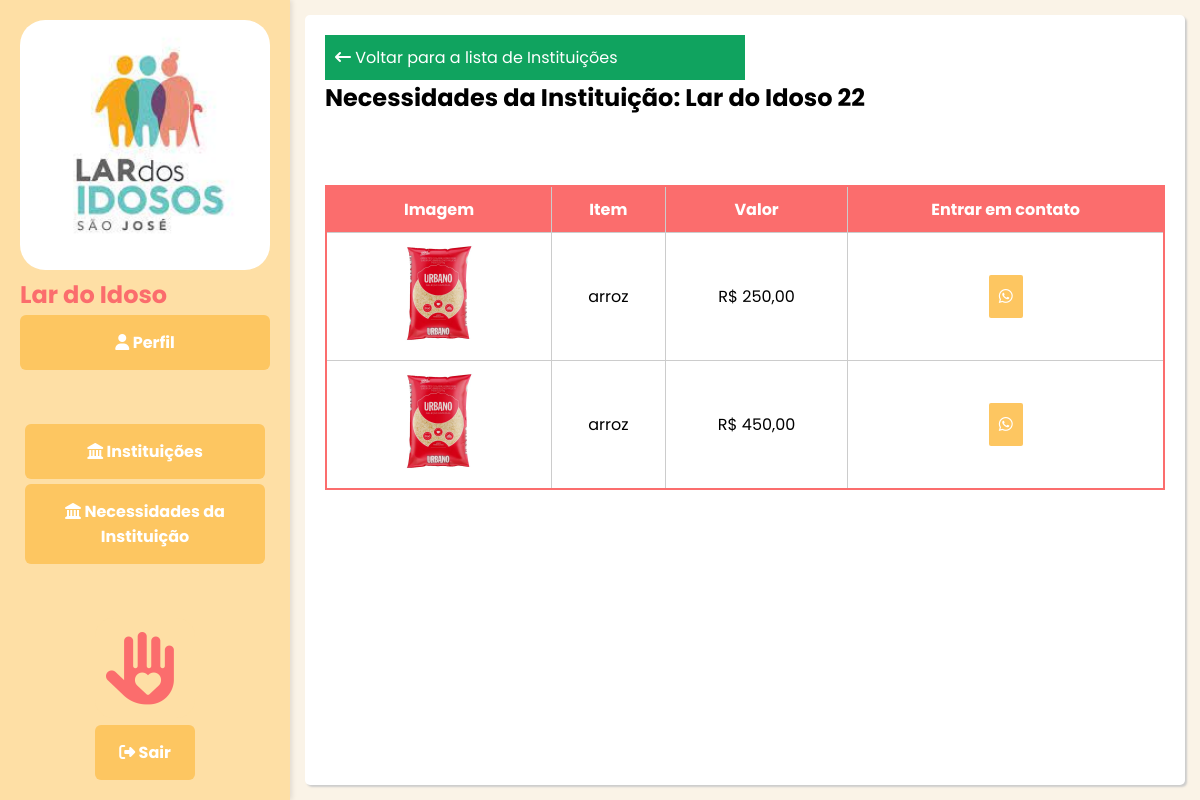
Page /necessidades?id=8 (signed in) on the committed database.
### tables this page shows
CREATE TABLE `tb_instituicao` (
  `id` int(11) NOT NULL,
  `endereco` int(11) NOT NULL,
  `email` varchar(30) NOT NULL,
  `senha` varchar(30) NOT NULL,
  `nome_fantasia` varchar(30) NOT NULL,
  `descricao` varchar(255) NOT NULL,
  `cnpj` varchar(20) NOT NULL,
  `fone` varchar(11) NOT NULL,
  `obs` varchar(100) NOT NULL,
  `img` varchar(200) NOT NULL,
  `instagram` varchar(255) NOT NULL
);

CREATE TABLE `tb_instituicao_necessidades` (
  `id` int(11) NOT NULL,
  `instituicao_id` int(11) NOT NULL,
  `item` varchar(255) NOT NULL,
  `valor` decimal(10,2) NOT NULL,
  `img` varchar(255) DEFAULT NULL
);

### classes/Instituicao.php (called while the page is built, shortened)
<?php
class Instituicao {
    public static function listarNecessidades($instituicaoId) {
        try {
            $pdo = MySql::conectar();
            $sql = $pdo->prepare("SELECT * FROM tb_instituicao_necessidades WHERE instituicao_id = ?");
            $sql->execute([$instituicaoId]);
            return $sql->fetchAll(PDO::FETCH_ASSOC);
        } catch (PDOException $e) {
            error_log("Erro ao listar necessidades: " . $e->getMessage());
            return [];
        }
    }
    public static function obterInstituicaoPorId($instituicao_id) {
        try {
            $pdo = MySql::conectar();
            $sql = $pdo->prepare("SELECT * FROM `tb_instituicao` WHERE id = ?");
            $sql->execute([$instituicao_id]);
            $instituicao = $sql->fetch(PDO::FETCH_ASSOC);
            $sql = $pdo->prepare("SELECT * FROM `tb_endereco` WHERE id = ?");
            $sql->execute([$instituicao['endereco']]);
            $endereco = $sql->fetch(PDO::FETCH_ASSOC);
            return ['instituicao' => $instituicao, 'endereco' => $endereco];
        } catch (PDOException $e) {
            error_log("Erro ao obter instituição por ID: " . $e->getMessage());
            return [];
        }
    }
}

### pages/necessidades.php (the view)
<?php
if (isset($_GET['id'])) {
    $instituicao_id = $_GET['id'];
    $instituicao = Instituicao::obterInstituicaoPorId($instituicao_id);
    $necessidades = Instituicao::listarNecessidades($instituicao_id);
} else {
    echo "Instituição não encontrada.";
    exit;
}
?>
<div class="container">
    <a class="voltar" href="instituicao"> <i class="fa-solid fa-arrow-left-long"></i> Voltar para a lista de Instituições</a>
    <h2>Necessidades da Instituição: <?php echo $instituicao['instituicao']['nome_fantasia']; ?></h2>
    <br><br>
    <?php if (!empty($necessidades)): ?>
        <table class="instituicoes" style="width: 100%; border-collapse: collapse; text-align: left;">
            <thead>
                <tr>
                    <th>Imagem</th>
                    <th>Item</th>
                    <th>Valor</th>
                    <th>Entrar em contato</th>
                </tr>
            </thead>
            <tbody>
                <?php foreach ($necessidades as $necessidade): ?>
                    <tr>
                        <td>
                            <?php if (!empty($necessidade['img'])): ?>
                                <img src="<?php echo $necessidade['img']; ?>" alt="Imagem do item" style="width: 100px; height: auto;">
                            <?php else: ?>
                                Sem imagem
                            <?php endif; ?>
                        </td>
                        <td><?php echo $necessidade['item']; ?></td>
                        <td>R$ <?php echo number_format($necessidade['valor'], 2, ',', '.'); ?></td>
                        <td><a href="https://wa.me/<?php echo $instituicao['instituicao']['fone']?>?text=Gostaria de ajudar com o item: <?php echo $necessidade['item']?>"><i class="fa-brands fa-whatsapp"></i></a></td>
                    </tr>
                <?php endforeach; ?>
            </tbody>
        </table>
    <?php else: ?>
        <p>Esta instituição não possui necessidades cadastradas.</p>
    <?php endif; ?>
</div>

### index.php (shortened to what this page needs)
<?php
$url = isset($_GET['url']) ? $_GET['url'] : 'index';
$url = basename($url);
$pagePath = "pages/" . $url . ".php";
$publicPages = ['login-instituicao','cadastro-instituicao', 'login', 'cadastro'];
if (isset($_SESSION['login']) || in_array($url, $publicPages)) {
    if (file_exists($pagePath)) {
        if (!in_array($url, $publicPages)) {
            include("components/sidebar.php");
        }
        include($pagePath);
        if (!in_array($url, $publicPages)) {
            include("components/footer.php");
        }
    } else {
        include("pages/404.php");
    }
} else {
    include("pages/login.php");
}

### components/sidebar.php (shortened to what this page needs)
<?php
$url = isset($_GET['url']) ? $_GET['url'] : 'home';
?>
<!DOCTYPE html>
<html lang="pt-br">
<head>
    <link rel="stylesheet" href="<?php echo INCLUDE_PATH; ?>public/styles/style.css">
</head>
<body>
<div class="container-main">
    <div class="sidebar">
        <div class="profile">
            <a href="perfil" style="width: 100%; text-decoration: none;">
                <?php if ($_SESSION['tipo'] == 'instituicao') { ?>
                    <img class="logo_inst" src="<?php echo $_SESSION['img']; ?>" alt="Imagem da Instituição - <?php echo $_SESSION['nome']; ?>">
                <?php } ?>
                <h2><?php echo $_SESSION['nome']; ?></h2>
                <a style="margin-top: 3px;" class="logout" href="<?php echo INCLUDE_PATH; ?>perfil" class="button"><i class="fa-solid fa-user"></i> Perfil</a>
            </a>
        </div>
        <nav class="menu">
            <ul>
            <li>
                <li><a href="<?php echo INCLUDE_PATH; ?>instituicao"><i class="fa-solid fa-landmark"></i> Instituições</a></li>
                <?php if ($_SESSION['tipo'] == 'instituicao') { ?>
                    <li><a href="<?php echo INCLUDE_PATH; ?>necessidades-inst"><i class="fa-solid fa-landmark"></i> Necessidades da Instituição</a></li>
                <?php }?>
            </ul>
        </nav>
        <div>
            <img class="logo" src="<?php echo INCLUDE_PATH; ?>/public/images/logo.png" alt="Logo CompartilhaAção">
            <a class="logout" href="<?php echo INCLUDE_PATH; ?>logout.php" class="button"><i class="fa-solid fa-right-from-bracket"></i> Sair</a>
        </div>
    </div>
    <div class="main">

### components/footer.php
</div>
</div>
</body>
</html>

### public/styles/style.css (style rules this page uses)
* { margin: 0; padding: 0; box-sizing: border-box; font-family: 'Poppins',Arial, Helvetica, sans-serif; --primary: #fdc661; --background: #FAF3E7; }
body { background-color: var(--background); }
.container { margin: 0 auto; background-color: white; padding: 20px; border-radius: 5px; box-shadow: 2px 2px 2px #ccc; height: 100%; }
.container-main { display: flex; flex: 1; height: 100vh; flex-direction: row; }
.main { flex: 10; padding: 15px; }
.logout { width: 100%; display: block; background-color: #fdc661; border-radius: 6px; padding: 15px 5px; text-align: center; text-decoration: none; color: white; font-weight: bold; }
.sidebar { background-color: #FEDFA5; padding: 20px; box-shadow: 2px 0 5px rgba(0, 0, 0, 0.1); display: flex; flex-direction: column; justify-content: space-between; align-items: center; flex: 2; }
.menu { width: 100%; }
.profile a h2 { color: #FB6D6D; }
.sidebar ul li { list-style: none; margin: 5px; }
.sidebar ul li a { display: block; background-color: #fdc661; width: 100%; padding: 15px 5px; text-decoration: none; color: white; font-weight: bold; border-radius: 6px; text-align: center; }
.sidebar .logo { width: 100px; height: 100px; }
.logo_inst { width: 250px; height: 250px; object-fit: cover; border-radius: 10%; }
.voltar { padding: 10px; background-color: #10a35f; color: white; text-decoration: none; display: block; width: 50%; }
table.instituicoes { padding: 10px; border: 2px solid #FB6D6D; overflow-y: scroll; }
table.instituicoes thead { background-color: #FB6D6D; padding: 5px; text-align: center; color: white; }
table.instituicoes tbody tr td { padding: 10px; text-align: center; }
table.instituicoes tbody tr td a { padding: 10px; font-size: medium; font-weight: bold; background-color: #fdc661; border: 0; cursor: pointer; border-radius: 2px; color: white; text-decoration: none; }
table.instituicoes { width: 100%; border-collapse: collapse; margin-top: 20px; border: 2px solid #FB6D6D; }
table.instituicoes thead { background-color: #FB6D6D; color: white; text-align: center; }
table.instituicoes th, table.instituicoes td { padding: 10px; text-align: center; border: 1px solid #ccc; }
table.instituicoes td img { width: 50px; height: 50px; object-fit: cover; border-radius: 5px; }

### rows in the picture
tb_instituicao: nome_fantasia "Lar do Idoso 22"
tb_instituicao_necessidades: img (picture), item "arroz", valor "250,00"
tb_instituicao_necessidades: img (picture), item "arroz", valor "450,00"

### other values in the picture
$_SESSION['nome'] "Lar do Idoso"
